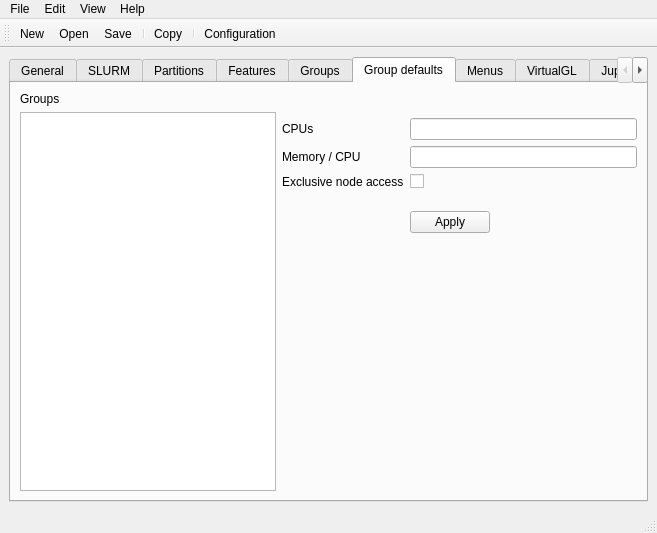
<?xml version="1.0" encoding="UTF-8"?>
<ui version="4.0">
 <class>MainWindow</class>
 <widget class="QMainWindow" name="MainWindow">
  <property name="geometry">
   <rect>
    <x>0</x>
    <y>0</y>
    <width>657</width>
    <height>533</height>
   </rect>
  </property>
  <property name="windowTitle">
   <string>GfxLauncher Configuration Editor</string>
  </property>
  <widget class="QWidget" name="centralwidget">
   <layout class="QVBoxLayout" name="verticalLayout">
    <item>
     <widget class="QTabWidget" name="config_tabs">
      <property name="currentIndex">
       <number>5</number>
      </property>
      <widget class="QWidget" name="tab">
       <attribute name="title">
        <string>General</string>
       </attribute>
       <layout class="QGridLayout" name="gridLayout">
        <item row="0" column="1">
         <widget class="QLineEdit" name="script_dir_edit"/>
        </item>
        <item row="0" column="0">
         <widget class="QLabel" name="label">
          <property name="text">
           <string>Script directory</string>
          </property>
         </widget>
        </item>
        <item row="1" column="1">
         <widget class="QLineEdit" name="help_url_edit"/>
        </item>
        <item row="0" column="2">
         <widget class="QToolButton" name="script_dir_button">
          <property name="text">
           <string>...</string>
          </property>
         </widget>
        </item>
        <item row="2" column="1">
         <widget class="QLineEdit" name="browser_cmd_edit"/>
        </item>
        <item row="2" column="2">
         <widget class="QToolButton" name="browser_cmd_button">
          <property name="text">
           <string>...</string>
          </property>
         </widget>
        </item>
        <item row="2" column="0">
         <widget class="QLabel" name="label_3">
          <property name="text">
           <string>Browser command</string>
          </property>
         </widget>
        </item>
        <item row="1" column="0">
         <widget class="QLabel" name="label_2">
          <property name="text">
           <string>Help URL</string>
          </property>
         </widget>
        </item>
        <item row="3" column="1">
         <spacer name="verticalSpacer">
          <property name="orientation">
           <enum>Qt::Vertical</enum>
          </property>
          <property name="sizeHint" stdset="0">
           <size>
            <width>20</width>
            <height>40</height>
           </size>
          </property>
         </spacer>
        </item>
       </layout>
      </widget>
      <widget class="QWidget" name="tab_2">
       <attribute name="title">
        <string>SLURM</string>
       </attribute>
       <layout class="QGridLayout" name="gridLayout_2">
        <item row="1" column="1">
         <widget class="QLineEdit" name="default_account_edit"/>
        </item>
        <item row="0" column="0">
         <widget class="QLabel" name="label_4">
          <property name="text">
           <string>Default partition</string>
          </property>
         </widget>
        </item>
        <item row="3" column="0">
         <widget class="QLabel" name="label_7">
          <property name="text">
           <string>Default memory / CPU</string>
          </property>
         </widget>
        </item>
        <item row="1" column="0">
         <widget class="QLabel" name="label_5">
          <property name="text">
           <string>Default account</string>
          </property>
         </widget>
        </item>
        <item row="4" column="1">
         <widget class="QCheckBox" name="default_exclusive_check">
          <property name="text">
           <string/>
          </property>
         </widget>
        </item>
        <item row="5" column="1">
         <spacer name="verticalSpacer_2">
          <property name="orientation">
           <enum>Qt::Vertical</enum>
          </property>
          <property name="sizeHint" stdset="0">
           <size>
            <width>20</width>
            <height>40</height>
           </size>
          </property>
         </spacer>
        </item>
        <item row="2" column="0">
         <widget class="QLabel" name="label_6">
          <property name="text">
           <string>Default CPUs</string>
          </property>
         </widget>
        </item>
        <item row="3" column="1">
         <widget class="QLineEdit" name="default_memory_edit"/>
        </item>
        <item row="0" column="1">
         <widget class="QLineEdit" name="default_part_edit"/>
        </item>
        <item row="2" column="1">
         <widget class="QLineEdit" name="default_tasks_edit"/>
        </item>
        <item row="4" column="0">
         <widget class="QLabel" name="label_8">
          <property name="text">
           <string>Default exclusive node access</string>
          </property>
         </widget>
        </item>
       </layout>
      </widget>
      <widget class="QWidget" name="tab_6">
       <attribute name="title">
        <string>Partitions</string>
       </attribute>
       <layout class="QGridLayout" name="gridLayout_6">
        <item row="0" column="0">
         <widget class="QLabel" name="label_16">
          <property name="text">
           <string>Description</string>
          </property>
         </widget>
        </item>
        <item row="0" column="1">
         <widget class="QLabel" name="label_15">
          <property name="text">
           <string>Description</string>
          </property>
         </widget>
        </item>
        <item row="1" column="1">
         <widget class="QLineEdit" name="part_descr_edit"/>
        </item>
        <item row="2" column="1">
         <spacer name="verticalSpacer_6">
          <property name="orientation">
           <enum>Qt::Vertical</enum>
          </property>
          <property name="sizeHint" stdset="0">
           <size>
            <width>20</width>
            <height>40</height>
           </size>
          </property>
         </spacer>
        </item>
        <item row="1" column="0" rowspan="2">
         <widget class="QListWidget" name="all_part_list"/>
        </item>
        <item row="1" column="2">
         <widget class="QPushButton" name="part_descr_assign_button">
          <property name="text">
           <string>Assign</string>
          </property>
         </widget>
        </item>
       </layout>
      </widget>
      <widget class="QWidget" name="tab_7">
       <attribute name="title">
        <string>Features</string>
       </attribute>
       <layout class="QGridLayout" name="gridLayout_7">
        <item row="0" column="1">
         <widget class="QLabel" name="label_19">
          <property name="text">
           <string>Description</string>
          </property>
         </widget>
        </item>
        <item row="1" column="1">
         <widget class="QLineEdit" name="feature_descr_edit"/>
        </item>
        <item row="2" column="1">
         <spacer name="verticalSpacer_7">
          <property name="orientation">
           <enum>Qt::Vertical</enum>
          </property>
          <property name="sizeHint" stdset="0">
           <size>
            <width>20</width>
            <height>40</height>
           </size>
          </property>
         </spacer>
        </item>
        <item row="0" column="0">
         <widget class="QLabel" name="label_20">
          <property name="text">
           <string>Available</string>
          </property>
         </widget>
        </item>
        <item row="1" column="0" rowspan="2">
         <widget class="QListWidget" name="feature_list"/>
        </item>
        <item row="1" column="2">
         <widget class="QPushButton" name="feature_descr_assign_button">
          <property name="text">
           <string>Assign</string>
          </property>
         </widget>
        </item>
       </layout>
      </widget>
      <widget class="QWidget" name="tab_8">
       <attribute name="title">
        <string>Groups</string>
       </attribute>
       <layout class="QGridLayout" name="gridLayout_8">
        <item row="0" column="0" rowspan="2">
         <layout class="QVBoxLayout" name="verticalLayout_5">
          <item>
           <widget class="QLabel" name="label_21">
            <property name="text">
             <string>Available</string>
            </property>
           </widget>
          </item>
          <item>
           <widget class="QListWidget" name="all_part_group_list"/>
          </item>
         </layout>
        </item>
        <item row="0" column="2">
         <layout class="QVBoxLayout" name="verticalLayout_4">
          <item>
           <widget class="QLabel" name="label_22">
            <property name="text">
             <string>Groups</string>
            </property>
           </widget>
          </item>
          <item>
           <widget class="QListWidget" name="group_list"/>
          </item>
         </layout>
        </item>
        <item row="0" column="3">
         <layout class="QVBoxLayout" name="verticalLayout_8">
          <item>
           <spacer name="verticalSpacer_10">
            <property name="orientation">
             <enum>Qt::Vertical</enum>
            </property>
            <property name="sizeHint" stdset="0">
             <size>
              <width>20</width>
              <height>40</height>
             </size>
            </property>
           </spacer>
          </item>
          <item>
           <widget class="QToolButton" name="add_group_button">
            <property name="text">
             <string>...</string>
            </property>
            <property name="icon">
             <iconset theme="list-add"/>
            </property>
           </widget>
          </item>
          <item>
           <widget class="QToolButton" name="remove_group_button">
            <property name="text">
             <string>...</string>
            </property>
            <property name="icon">
             <iconset theme="list-remove"/>
            </property>
           </widget>
          </item>
          <item>
           <spacer name="verticalSpacer_11">
            <property name="orientation">
             <enum>Qt::Vertical</enum>
            </property>
            <property name="sizeHint" stdset="0">
             <size>
              <width>20</width>
              <height>40</height>
             </size>
            </property>
           </spacer>
          </item>
         </layout>
        </item>
        <item row="1" column="1">
         <layout class="QVBoxLayout" name="verticalLayout_7">
          <item>
           <spacer name="verticalSpacer_12">
            <property name="orientation">
             <enum>Qt::Vertical</enum>
            </property>
            <property name="sizeHint" stdset="0">
             <size>
              <width>20</width>
              <height>40</height>
             </size>
            </property>
           </spacer>
          </item>
          <item>
           <widget class="QToolButton" name="add_part_group_button">
            <property name="text">
             <string>...</string>
            </property>
            <property name="icon">
             <iconset theme="media-seek-forward">
              <normaloff>.</normaloff>.</iconset>
            </property>
           </widget>
          </item>
          <item>
           <widget class="QToolButton" name="remove_part_group_button">
            <property name="text">
             <string>...</string>
            </property>
            <property name="icon">
             <iconset theme="media-seek-backward">
              <normaloff>.</normaloff>.</iconset>
            </property>
           </widget>
          </item>
          <item>
           <spacer name="verticalSpacer_13">
            <property name="orientation">
             <enum>Qt::Vertical</enum>
            </property>
            <property name="sizeHint" stdset="0">
             <size>
              <width>20</width>
              <height>40</height>
             </size>
            </property>
           </spacer>
          </item>
         </layout>
        </item>
        <item row="1" column="2">
         <layout class="QVBoxLayout" name="verticalLayout_6">
          <item>
           <widget class="QLabel" name="label_23">
            <property name="text">
             <string>Group</string>
            </property>
           </widget>
          </item>
          <item>
           <widget class="QListWidget" name="group_part_list"/>
          </item>
         </layout>
        </item>
       </layout>
      </widget>
      <widget class="QWidget" name="tab_10">
       <attribute name="title">
        <string>Group defaults</string>
       </attribute>
       <layout class="QGridLayout" name="gridLayout_10">
        <item row="1" column="1">
         <widget class="QLabel" name="label_25">
          <property name="text">
           <string>CPUs</string>
          </property>
         </widget>
        </item>
        <item row="0" column="1">
         <spacer name="verticalSpacer_9">
          <property name="orientation">
           <enum>Qt::Vertical</enum>
          </property>
          <property name="sizeType">
           <enum>QSizePolicy::Fixed</enum>
          </property>
          <property name="sizeHint" stdset="0">
           <size>
            <width>20</width>
            <height>20</height>
           </size>
          </property>
         </spacer>
        </item>
        <item row="3" column="1">
         <widget class="QLabel" name="label_18">
          <property name="text">
           <string>Exclusive node access</string>
          </property>
         </widget>
        </item>
        <item row="3" column="2">
         <widget class="QCheckBox" name="group_default_exclusive_check">
          <property name="text">
           <string/>
          </property>
         </widget>
        </item>
        <item row="2" column="1">
         <widget class="QLabel" name="label_17">
          <property name="text">
           <string>Memory / CPU</string>
          </property>
         </widget>
        </item>
        <item row="1" column="2">
         <widget class="QLineEdit" name="group_default_tasks_edit"/>
        </item>
        <item row="6" column="2">
         <spacer name="verticalSpacer_14">
          <property name="orientation">
           <enum>Qt::Vertical</enum>
          </property>
          <property name="sizeHint" stdset="0">
           <size>
            <width>20</width>
            <height>40</height>
           </size>
          </property>
         </spacer>
        </item>
        <item row="2" column="2">
         <widget class="QLineEdit" name="group_default_memory_edit"/>
        </item>
        <item row="5" column="2">
         <layout class="QHBoxLayout" name="horizontalLayout">
          <item>
           <widget class="QPushButton" name="apply_group_defaults_button">
            <property name="text">
             <string>Apply</string>
            </property>
           </widget>
          </item>
          <item>
           <spacer name="horizontalSpacer">
            <property name="orientation">
             <enum>Qt::Horizontal</enum>
            </property>
            <property name="sizeHint" stdset="0">
             <size>
              <width>40</width>
              <height>20</height>
             </size>
            </property>
           </spacer>
          </item>
         </layout>
        </item>
        <item row="0" column="0" rowspan="7">
         <layout class="QVBoxLayout" name="verticalLayout_9">
          <item>
           <widget class="QLabel" name="label_24">
            <property name="text">
             <string>Groups</string>
            </property>
           </widget>
          </item>
          <item>
           <widget class="QListWidget" name="group_default_list"/>
          </item>
         </layout>
        </item>
        <item row="4" column="2">
         <spacer name="verticalSpacer_8">
          <property name="orientation">
           <enum>Qt::Vertical</enum>
          </property>
          <property name="sizeType">
           <enum>QSizePolicy::Fixed</enum>
          </property>
          <property name="sizeHint" stdset="0">
           <size>
            <width>20</width>
            <height>10</height>
           </size>
          </property>
         </spacer>
        </item>
       </layout>
      </widget>
      <widget class="QWidget" name="tab_3">
       <attribute name="title">
        <string>Menus</string>
       </attribute>
       <layout class="QGridLayout" name="gridLayout_3">
        <item row="1" column="0">
         <widget class="QLabel" name="label_10">
          <property name="text">
           <string>Desktop entry prefix</string>
          </property>
         </widget>
        </item>
        <item row="2" column="1">
         <spacer name="verticalSpacer_3">
          <property name="orientation">
           <enum>Qt::Vertical</enum>
          </property>
          <property name="sizeHint" stdset="0">
           <size>
            <width>20</width>
            <height>40</height>
           </size>
          </property>
         </spacer>
        </item>
        <item row="1" column="1">
         <widget class="QLineEdit" name="desktop_entry_prefix_edit"/>
        </item>
        <item row="0" column="0">
         <widget class="QLabel" name="label_9">
          <property name="text">
           <string>Menu prefix</string>
          </property>
         </widget>
        </item>
        <item row="0" column="1">
         <widget class="QLineEdit" name="menu_prefix_edit"/>
        </item>
       </layout>
      </widget>
      <widget class="QWidget" name="tab_4">
       <attribute name="title">
        <string>VirtualGL</string>
       </attribute>
       <layout class="QGridLayout" name="gridLayout_4">
        <item row="1" column="2">
         <widget class="QToolButton" name="vgl_path_button">
          <property name="text">
           <string>...</string>
          </property>
         </widget>
        </item>
        <item row="0" column="1">
         <widget class="QLineEdit" name="vgl_bin_edit"/>
        </item>
        <item row="1" column="0">
         <widget class="QLabel" name="label_12">
          <property name="text">
           <string>VGL Path</string>
          </property>
         </widget>
        </item>
        <item row="1" column="1">
         <widget class="QLineEdit" name="vgl_path_edit"/>
        </item>
        <item row="0" column="0">
         <widget class="QLabel" name="label_11">
          <property name="text">
           <string>vglconnect binary</string>
          </property>
         </widget>
        </item>
        <item row="0" column="2">
         <widget class="QToolButton" name="vgl_bin_button">
          <property name="text">
           <string>...</string>
          </property>
         </widget>
        </item>
        <item row="2" column="1">
         <spacer name="verticalSpacer_4">
          <property name="orientation">
           <enum>Qt::Vertical</enum>
          </property>
          <property name="sizeHint" stdset="0">
           <size>
            <width>20</width>
            <height>40</height>
           </size>
          </property>
         </spacer>
        </item>
       </layout>
      </widget>
      <widget class="QWidget" name="tab_5">
       <attribute name="title">
        <string>Jupyter</string>
       </attribute>
       <layout class="QGridLayout" name="gridLayout_5">
        <item row="1" column="0">
         <widget class="QLabel" name="label_14">
          <property name="text">
           <string>Lab module</string>
          </property>
         </widget>
        </item>
        <item row="0" column="0">
         <widget class="QLabel" name="label_13">
          <property name="text">
           <string>Notebook module</string>
          </property>
         </widget>
        </item>
        <item row="0" column="1">
         <widget class="QLineEdit" name="notebook_module_edit"/>
        </item>
        <item row="1" column="1">
         <widget class="QLineEdit" name="jupyterlab_module_edit"/>
        </item>
        <item row="2" column="0">
         <spacer name="verticalSpacer_5">
          <property name="orientation">
           <enum>Qt::Vertical</enum>
          </property>
          <property name="sizeHint" stdset="0">
           <size>
            <width>20</width>
            <height>40</height>
           </size>
          </property>
         </spacer>
        </item>
       </layout>
      </widget>
      <widget class="QWidget" name="tab_9">
       <attribute name="title">
        <string>Config</string>
       </attribute>
       <layout class="QGridLayout" name="gridLayout_9">
        <item row="0" column="0">
         <widget class="QPlainTextEdit" name="config_preview_edit">
          <property name="font">
           <font>
            <family>Source Code Pro</family>
            <pointsize>8</pointsize>
           </font>
          </property>
         </widget>
        </item>
       </layout>
      </widget>
     </widget>
    </item>
   </layout>
  </widget>
  <widget class="QMenuBar" name="menubar">
   <property name="geometry">
    <rect>
     <x>0</x>
     <y>0</y>
     <width>657</width>
     <height>20</height>
    </rect>
   </property>
   <widget class="QMenu" name="menuFile">
    <property name="title">
     <string>File</string>
    </property>
    <addaction name="new_action"/>
    <addaction name="open_action"/>
    <addaction name="save_action"/>
    <addaction name="save_as_action"/>
    <addaction name="separator"/>
    <addaction name="exit_action"/>
   </widget>
   <widget class="QMenu" name="menuEdit">
    <property name="title">
     <string>Edit</string>
    </property>
    <addaction name="copy_action"/>
   </widget>
   <widget class="QMenu" name="menuView">
    <property name="title">
     <string>View</string>
    </property>
    <addaction name="config_action"/>
   </widget>
   <widget class="QMenu" name="menuHelp">
    <property name="title">
     <string>Help</string>
    </property>
    <addaction name="doc_action"/>
    <addaction name="separator"/>
    <addaction name="about_action"/>
   </widget>
   <addaction name="menuFile"/>
   <addaction name="menuEdit"/>
   <addaction name="menuView"/>
   <addaction name="menuHelp"/>
  </widget>
  <widget class="QStatusBar" name="statusBar"/>
  <widget class="QToolBar" name="toolBar">
   <property name="windowTitle">
    <string>toolBar</string>
   </property>
   <attribute name="toolBarArea">
    <enum>TopToolBarArea</enum>
   </attribute>
   <attribute name="toolBarBreak">
    <bool>false</bool>
   </attribute>
   <addaction name="new_action"/>
   <addaction name="open_action"/>
   <addaction name="save_action"/>
   <addaction name="separator"/>
   <addaction name="copy_action"/>
   <addaction name="separator"/>
   <addaction name="config_action"/>
  </widget>
  <action name="new_action">
   <property name="icon">
    <iconset theme="document-new"/>
   </property>
   <property name="text">
    <string>New</string>
   </property>
   <property name="shortcut">
    <string>Ctrl+N</string>
   </property>
  </action>
  <action name="open_action">
   <property name="icon">
    <iconset theme="document-open"/>
   </property>
   <property name="text">
    <string>Open...</string>
   </property>
  </action>
  <action name="save_action">
   <property name="icon">
    <iconset theme="document-save"/>
   </property>
   <property name="text">
    <string>Save</string>
   </property>
   <property name="shortcut">
    <string>Ctrl+S</string>
   </property>
  </action>
  <action name="save_as_action">
   <property name="icon">
    <iconset theme="document-save"/>
   </property>
   <property name="text">
    <string>Save as...</string>
   </property>
   <property name="shortcut">
    <string>Ctrl+Shift+S</string>
   </property>
  </action>
  <action name="action">
   <property name="text">
    <string>-</string>
   </property>
  </action>
  <action name="exit_action">
   <property name="text">
    <string>Exit</string>
   </property>
   <property name="shortcut">
    <string>Ctrl+W</string>
   </property>
  </action>
  <action name="copy_action">
   <property name="icon">
    <iconset theme="edit-copy"/>
   </property>
   <property name="text">
    <string>Copy</string>
   </property>
   <property name="shortcut">
    <string>Ctrl+C</string>
   </property>
  </action>
  <action name="config_action">
   <property name="icon">
    <iconset theme="system-search"/>
   </property>
   <property name="text">
    <string>Configuration</string>
   </property>
   <property name="shortcut">
    <string>Ctrl+G</string>
   </property>
  </action>
  <action name="doc_action">
   <property name="text">
    <string>Documentation</string>
   </property>
   <property name="shortcut">
    <string>F1</string>
   </property>
  </action>
  <action name="about_action">
   <property name="text">
    <string>About</string>
   </property>
  </action>
 </widget>
 <resources/>
 <connections/>
</ui>
